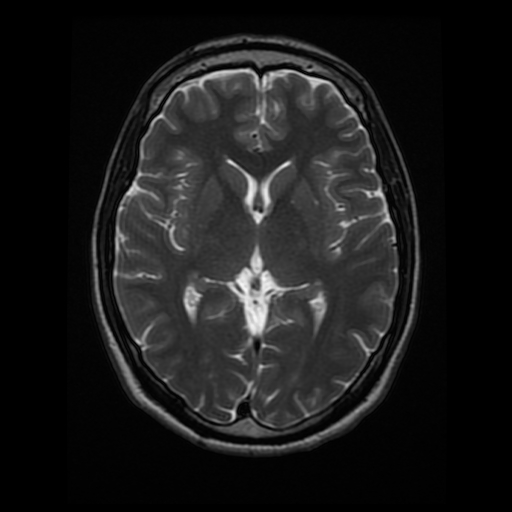
#> input picture opencv/img/brain.jpg, 512 x 512 px
$ python '33_Sobel算子.py'
#> lines starting #> are read from the running program, lines starting #| are printed output that depends on the picture
#encoding:utf-8
import cv2 as cv

src = cv.imread("../img/brain.jpg")
#> src is the input picture: shape (512, 512, 3); min 0, max 247, mean 26.9

x_sobel = cv.Sobel(src,cv.CV_32F,1,0)
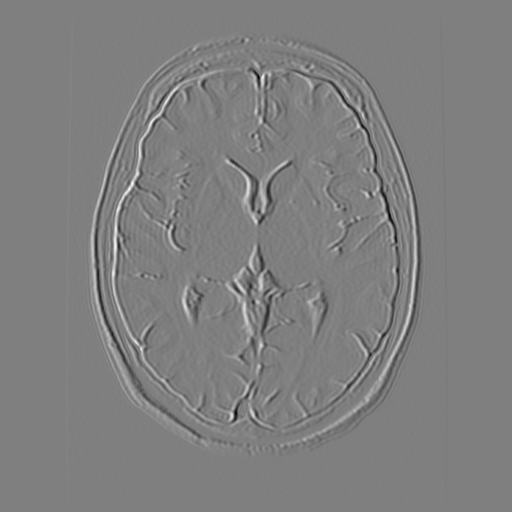
#> x_sobel: shape (512, 512, 3) float32; min -541, max 542, mean 0; drawn with min black and max white

x_sobel = cv.convertScaleAbs(x_sobel);
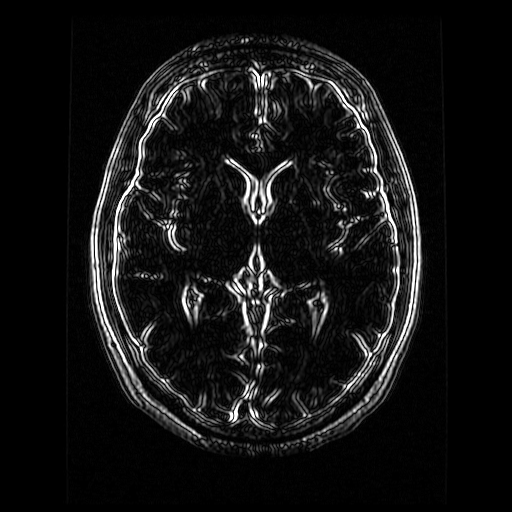
#> x_sobel: shape (512, 512, 3); min 0, max 255, mean 19.5

cv.imshow("xsobel",x_sobel)

y_sobel = cv.Sobel(src,cv.CV_32F,0,1)
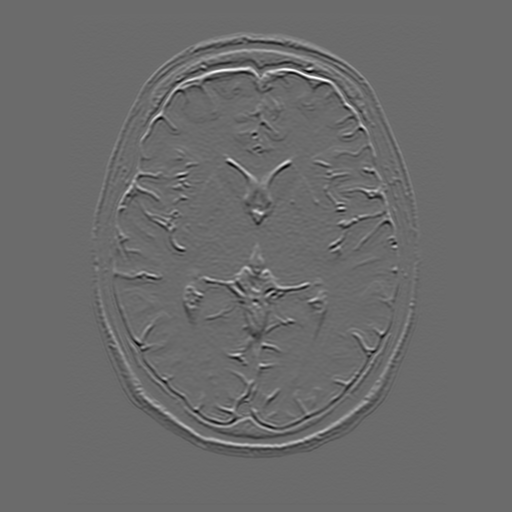
#> y_sobel: shape (512, 512, 3) float32; min -458, max 630, mean 0; drawn with min black and max white

y_sobel = cv.convertScaleAbs(y_sobel);
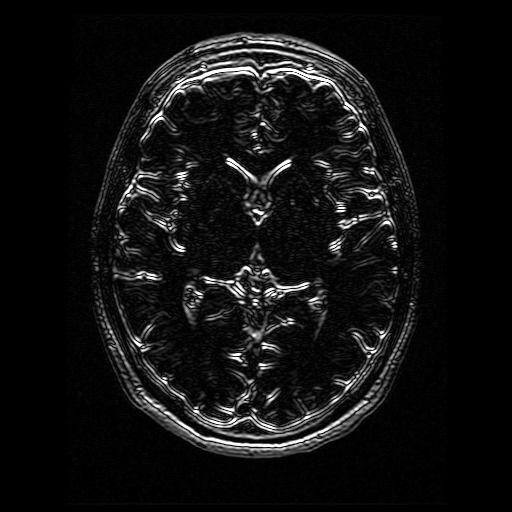
#> y_sobel: shape (512, 512, 3); min 0, max 255, mean 17.6

cv.imshow("ysobel",y_sobel)

xy_sobel = cv.addWeighted(x_sobel,0.5,y_sobel,0.5,0);
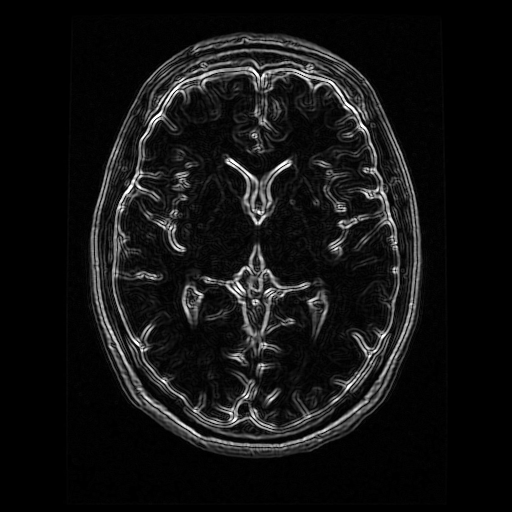
#> xy_sobel: shape (512, 512, 3); min 0, max 255, mean 18.6
cv.imshow("xysobel",xy_sobel)

cv.imshow("src",src)
# xy_sobel = cv.Sobel(src,cv.CV_32F,1,1)
#
# xy_sobel = cv.convertScaleAbs(xy_sobel);
#
# cv.imshow("xysobel",xy_sobel)


cv.waitKey()
